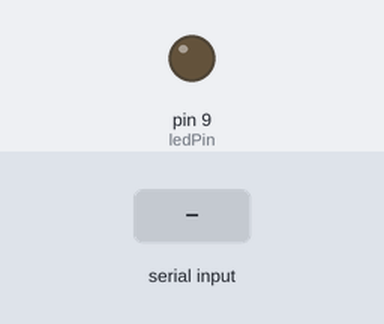
This sketch was run on a simulated Arduino Uno, built with avr-gcc and run on an emulated ATmega328P. Parts: output pins drawn as LEDs (lit = HIGH). The inputs (shaded band) are chosen by the test bench.

Above: at 1.2 s.
1.3 s: byte 30 received over Serial
At 1.7 s:
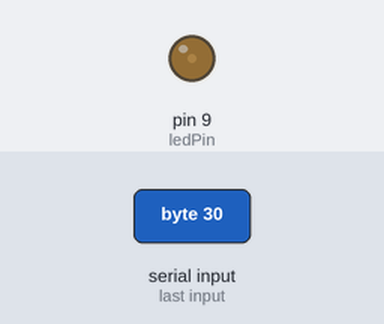
2.8 s: byte 90 received over Serial
At 4.0 s:
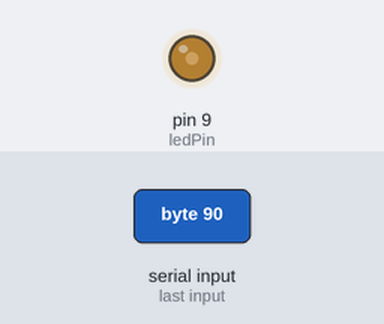
Timing chart, 0 to 5.8 s (numbered marks = the images above; inputs shaded):
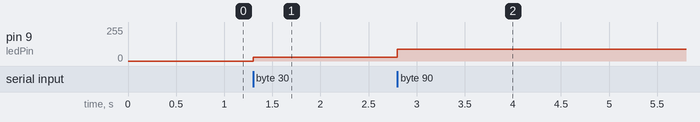

Measured:
- after the input at 1.3 s, pin 9 (ledPin): 0/255 → 30/255 at once
- after the input at 2.8 s, pin 9 (ledPin): 30/255 → 90/255 at once

The sketch:

ledmano.ino
```cpp
const int ledPin = 9; // Pin con soporte PWM

void setup() {
  Serial.begin(9600); // Iniciar comunicación serial a 9600 baudios
  pinMode(ledPin, OUTPUT);
}

void loop() {
  // Verificar si hay datos provenientes de Python
  if (Serial.available() > 0) {
    // Leer un solo byte (valores de 0 a 255)
    int brightness = Serial.read();

    // Aplicar el valor PWM al LED
    analogWrite(ledPin, brightness);
  }
}
```
